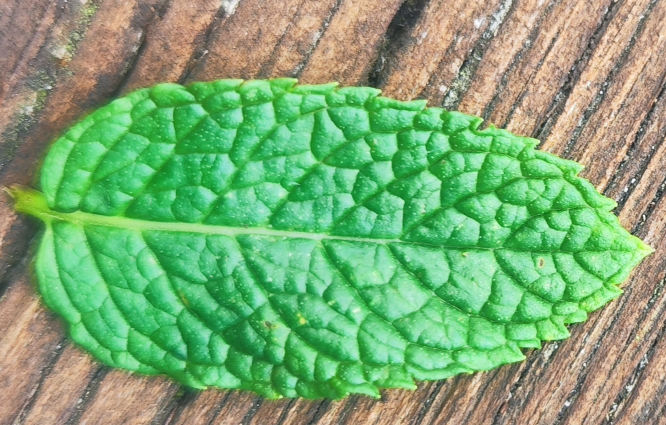
#> input picture Mint.jpg, 1332 x 850 px (shown at 1/2 size)
$ python 01_skeletonize_and_extract_centroids.py   (older library calls are emulated)
#> lines starting #> are read from the running program, lines starting #| are printed output that depends on the picture; after the words box and inside, x2 and y2 are one past the last pixel; in counts of white or black regions, pixels touching at a corner belong together
#!/usr/bin/env python3
"""
Step 1: Leaf Segmentation, Skeletonization, and Centroid/Area Extraction
=======================================================================
Part of the Hands-on Hyperuniformity Laboratory (Mint Leaf Analysis).

This script performs:
  1. Image loading and CIELAB color-space leaf blade segmentation.
  2. Multi-scale Black Top-Hat morphological filtering + Sobel gradient to
     enhance dark groove vein networks into a topographic elevation surface.
  3. Marker-controlled watershed segmentation to partition the lamina into
     watertight photosynthetic areole polygons.
  4. 1-pixel medial axis skeletonization of the vein network.
  5. Geometric centroid localization, area, perimeter, and boundary classification.
  6. Exports:
       - 'figures/fig1_vein_segmentation.png' & '.pdf'
       - 'figures/fig2_areole_polygons.png' & '.pdf'
       - 'areoles_and_centroids.npz' (NumPy archive for subsequent steps)
       - 'areoles_data.csv' (Tabular format for student inspection)
"""

import cv2
import numpy as np
import matplotlib.pyplot as plt
from skimage.feature import peak_local_max
from skimage.segmentation import watershed
from skimage.morphology import skeletonize
from mpl_toolkits.axes_grid1.inset_locator import inset_axes
import os

# Publication styling
plt.rcParams['font.sans-serif'] = 'DejaVu Sans'
plt.rcParams['font.family'] = 'sans-serif'
plt.rcParams['axes.labelsize'] = 11
plt.rcParams['axes.titlesize'] = 12
plt.rcParams['xtick.labelsize'] = 10
plt.rcParams['ytick.labelsize'] = 10
plt.rcParams['legend.fontsize'] = 10

os.makedirs("figures", exist_ok=True)

print("=" * 70)
print("STEP 1: Leaf Segmentation, Skeletonization & Centroid Extraction")
print("=" * 70)

# 1. Load image and compute clean leaf mask
print("\n[1/5] Loading 'Mint.jpg' and computing binary leaf mask...")
if not os.path.exists("Mint.jpg"):
    raise FileNotFoundError("Could not find 'Mint.jpg' in current directory.")

img = cv2.imread('Mint.jpg')
#> img is the input picture: shape (850, 1332, 3); mean B, G, R 116.4, 169.2, 123.6
img_rgb = cv2.cvtColor(img, cv2.COLOR_BGR2RGB)
h, w, _ = img.shape
#> h = 850; w = 1332

lab = cv2.cvtColor(img, cv2.COLOR_BGR2LAB)
#> lab: shape (850, 1332, 3); mean of channels 0, 1, 2 167.5, 105.3, 151.5
L_channel = lab[:, :, 0].astype(np.float32)
a_channel = lab[:, :, 1]

# Binary mask: a* < 120 separates green leaf from ambient wood background
raw_mask = (a_channel < 120).astype(np.uint8) * 255
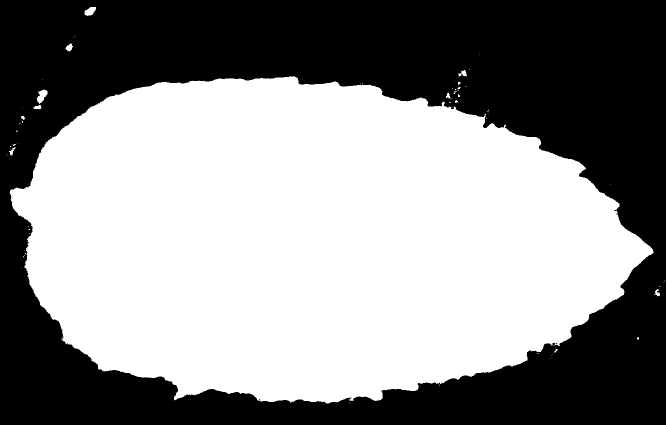
#> raw_mask: shape (850, 1332) (shown at 1/2 size); 55.3% white; 9 black regions (8 under 20 px), largest, box (x1, y1, x2, y2) and area: (0, 0, 1332, 850) 505856
num_labels, labels, stats, _ = cv2.connectedComponentsWithStats(raw_mask)
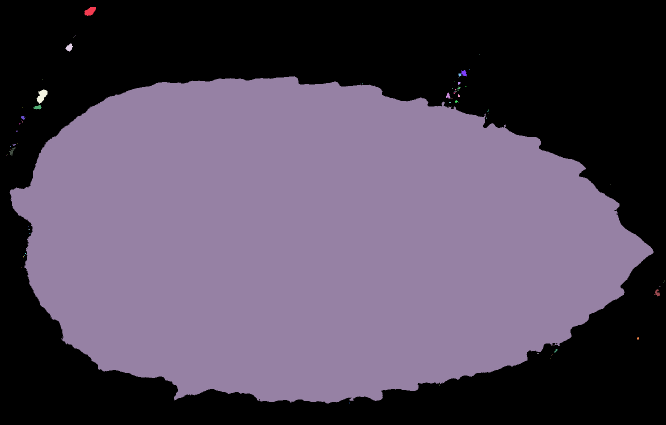
#> labels: shape (850, 1332) int32 (shown at 1/2 size); 71 distinct labels, from 0 to 70; one colour per label, 0 black
#> num_labels = 71; stats = 71 rows, first 6: [0, 0, 1332, 850, 505871], [169, 14, 23, 18, 280], [149, 71, 2, 2, 2], [146, 74, 1, 1, 1], [131, 87, 15, 16, 145], [959, 108, 1, 1, 1]
largest_label = 1 + np.argmax(stats[1:, cv2.CC_STAT_AREA])
#> largest_label = 9
leaf_clean = (labels == largest_label).astype(np.uint8) * 255
#> leaf_clean: shape (850, 1332); 55.2% white; 7 black regions (6 under 20 px)

# Fill interior holes
contours, _ = cv2.findContours(leaf_clean, cv2.RETR_EXTERNAL, cv2.CHAIN_APPROX_SIMPLE)
#> contours = 1 contour; box (x1, y1, x2, y2) and area: (19, 152, 1307, 807) 623116
leaf_mask = np.zeros_like(leaf_clean)
cv2.drawContours(leaf_mask, contours, -1, 255, -1)
#> leaf_mask: shape (850, 1332); 55.2% white; 1 black region, box (x1, y1, x2, y2) and area: (0, 0, 1332, 850) 507406
leaf_bool = leaf_mask > 0
leaf_area_px = int(np.sum(leaf_bool))
#> leaf_area_px = 624794
dist_map = cv2.distanceTransform(leaf_mask, cv2.DIST_L2, 5)

print(f"      Frame size: {w} x {h} px")
#|       Frame size: 1332 x 850 px
print(f"      Segmented leaf area: {leaf_area_px:,} px ({leaf_area_px / (h * w) * 100:.2f}% of total frame)")
#|       Segmented leaf area: 624,794 px (55.18% of total frame)

# 2. Vein contrast enhancement and elevation surface
print("\n[2/5] Enhancing veins via multi-scale Black Top-Hat & Sobel gradient...")
L_smooth = cv2.GaussianBlur(L_channel, (0, 0), 2.2)

# Multi-scale black top hat for dark grooves
bth = np.zeros_like(L_channel)
for k in [7, 11, 15, 21]:
    kernel = cv2.getStructuringElement(cv2.MORPH_ELLIPSE, (k, k))
    bth = np.maximum(bth, cv2.morphologyEx(L_smooth.astype(np.uint8), cv2.MORPH_BLACKHAT, kernel))

grad_x = cv2.Sobel(L_smooth, cv2.CV_32F, 1, 0, ksize=3)
grad_y = cv2.Sobel(L_smooth, cv2.CV_32F, 0, 1, ksize=3)
grad_mag = np.sqrt(grad_x**2 + grad_y**2)

elevation = bth.astype(np.float32) + 0.5 * grad_mag
elevation[~leaf_bool] = elevation.max()

areole_score = L_smooth - 0.8 * bth.astype(np.float32)
valid_region = leaf_bool & (dist_map > 8)
#> valid_region: shape (850, 1332) bool; 52.8% white; 1 black region, box (x1, y1, x2, y2) and area: (0, 0, 1332, 850) 534831

peaks = peak_local_max(areole_score, min_distance=15, labels=valid_region)
#> peaks = 292 pairs, first value 161 to 792, second value 78 to 1290
num_peaks = len(peaks)
#> num_peaks = 292
print(f"      Detected {num_peaks} initial regional seeds for watershed.")
#|       Detected 292 initial regional seeds for watershed.

# 3. Marker-Controlled Watershed Segmentation
print("\n[3/5] Flooding topographic elevation surface (Watershed)...")
markers = np.zeros(L_channel.shape, dtype=np.int32)
for idx, (r, c) in enumerate(peaks, 1):
    markers[r, c] = idx
#> this loop made 292 passes
#> (r, c) on passes 1 to 3: (503, 1290), (539, 1254), (621, 711)
#> markers: shape (850, 1332) int32; 293 distinct labels, from 0 to 292

ws = watershed(elevation, markers, mask=leaf_bool)
#> ws: shape (850, 1332) int32; 293 distinct labels, from 0 to 292

# 4. Extract Vein Skeleton & Polygon Centroids
print("\n[4/5] Computing 1-pixel medial axis skeleton and extracting areole polygons...")
edges = np.zeros_like(leaf_bool, dtype=bool)
for sr, sc in [(-1, 0), (1, 0), (0, -1), (0, 1)]:
    rolled = np.roll(ws, (sr, sc), axis=(0, 1))
    edges |= (ws != rolled) & leaf_bool & np.roll(leaf_bool, (sr, sc), axis=(0, 1))
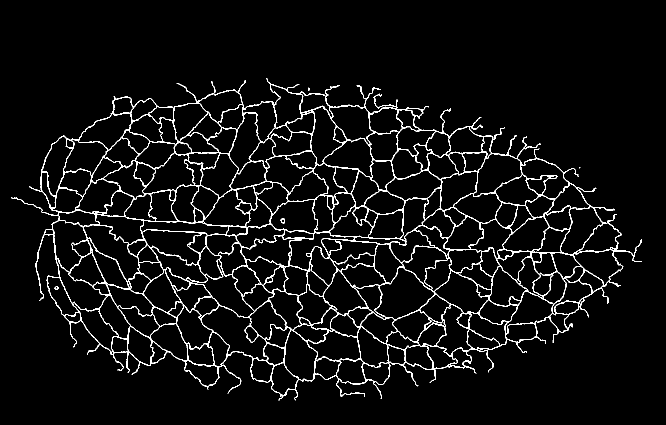
#> edges: shape (850, 1332) bool (shown at 1/2 size); 4.7% white in thin lines or dots, all inside (x1, y1, x2, y2) = (22, 157, 1284, 801)

skel = skeletonize(edges)
#> skel: shape (850, 1332) bool; 2.3% white in thin lines or dots, all inside (x1, y1, x2, y2) = (22, 157, 1283, 800)
total_skel_length = int(np.sum(skel))
#> total_skel_length = 25628

polygon_centroids = []
polygon_areas = []
polygon_perimeters = []
polygon_circularities = []
is_interior = []

leaf_boundary = cv2.Canny(leaf_mask, 100, 200) > 0
#> leaf_boundary: shape (850, 1332) bool; 0.32% white in thin lines or dots, all inside (x1, y1, x2, y2) = (19, 152, 1307, 807)

for idx in range(1, num_peaks + 1):
    pm = (ws == idx)
    area = np.sum(pm)
    if area < 10:
        continue
    ys, xs = np.where(pm)
    cx = float(np.mean(xs))
    cy = float(np.mean(ys))

    # Boundary touch check
    touches = np.any(pm & leaf_boundary)

    # Contour for perimeter
    cnts, _ = cv2.findContours(pm.astype(np.uint8), cv2.RETR_EXTERNAL, cv2.CHAIN_APPROX_SIMPLE)
    peri = cv2.arcLength(cnts[0], True) if len(cnts) > 0 else 0.0
    circ = (4 * np.pi * area) / (peri**2 + 1e-6) if peri > 0 else 0.0

    polygon_centroids.append([cx, cy])
    polygon_areas.append(int(area))
    polygon_perimeters.append(float(peri))
    polygon_circularities.append(float(min(1.0, circ)))
    is_interior.append(not bool(touches))
#> this loop made 292 passes
#> (area, cx, cy, touches, peri, circ) on passes 1 to 3: (1036, 1284.7, 503.6, True, 139.5, 0.669), (2217, 1246.6, 533.4, True, 271.7, 0.377), (1066, 718.1, 630.1, False, 146.4, 0.625)
#> pm: shape (850, 1332) bool; 0.06% white; 1 white region, box (x1, y1, x2, y2) and area: (348, 285, 383, 310) 661
#> after the loop, is_interior = 288 items, first 6: False, False, True, False, False, False; polygon_areas = 288 values, max 7263 at index 58, min 27 at index 202, mean 2169.4; polygon_centroids = 288 pairs, first value 66.8 to 1284.7, second value 163.8 to 791.2; polygon_circularities = 288 values, max 1 at index 93, min 0.172 at index 177, mean 0.532; polygon_perimeters = 288 values, max 643.8 at index 177, min 17.9 at index 202, mean 225.4

polygon_centroids = np.array(polygon_centroids)
polygon_areas = np.array(polygon_areas)
polygon_perimeters = np.array(polygon_perimeters)
polygon_circularities = np.array(polygon_circularities)
is_interior = np.array(is_interior)

N = len(polygon_centroids)
#> N = 288
N_interior = int(np.sum(is_interior))
#> N_interior = 237
N_boundary = N - N_interior
#> N_boundary = 51
eq_diameters = 2.0 * np.sqrt(polygon_areas / np.pi)
#> eq_diameters = 288 values, max 96.16 at index 58, min 5.86 at index 202, mean 49.79

print(f"      Total areole polygons: {N}")
#|       Total areole polygons: 288
print(f"      Interior areoles (unclipped): {N_interior}")
#|       Interior areoles (unclipped): 237
print(f"      Boundary areoles (edge-clipped): {N_boundary}")
#|       Boundary areoles (edge-clipped): 51
print(f"      Vein skeleton cumulative length: {total_skel_length:,} px")
#|       Vein skeleton cumulative length: 25,628 px
print(f"      Mean areole area: {np.mean(polygon_areas):.1f} ± {np.std(polygon_areas):.1f} px² (median: {np.median(polygon_areas):.1f} px²)")
#|       Mean areole area: 2169.4 ± 1347.8 px² (median: 1920.5 px²)

# 5. Save Visualizations & Data Archives
print("\n[5/5] Generating figures and exporting intermediate data archives...")

# --- FIGURE 1: Vein Segmentation ---
fig1, axes1 = plt.subplots(2, 2, figsize=(13, 9))
axes1[0, 0].imshow(img_rgb)
axes1[0, 0].set_title("(a) Original Mint Leaf Photograph", fontweight="bold")
axes1[0, 0].axis("off")

axes1[0, 1].imshow(leaf_mask, cmap="gray")
axes1[0, 1].set_title(f"(b) Segmented Leaf Blade Mask (Area: {leaf_area_px:,} px)", fontweight="bold")
axes1[0, 1].axis("off")

elev_disp = elevation.copy()
elev_disp[~leaf_bool] = 0
axes1[1, 0].imshow(elev_disp, cmap="inferno")
axes1[1, 0].set_title("(c) Multi-Scale Groove & Gradient Elevation Surface", fontweight="bold")
axes1[1, 0].axis("off")

vis_skel = img_rgb.copy()
skel_dilated = cv2.dilate(skel.astype(np.uint8), np.ones((2, 2), np.uint8)) > 0
vis_skel[skel_dilated] = [255, 30, 30]
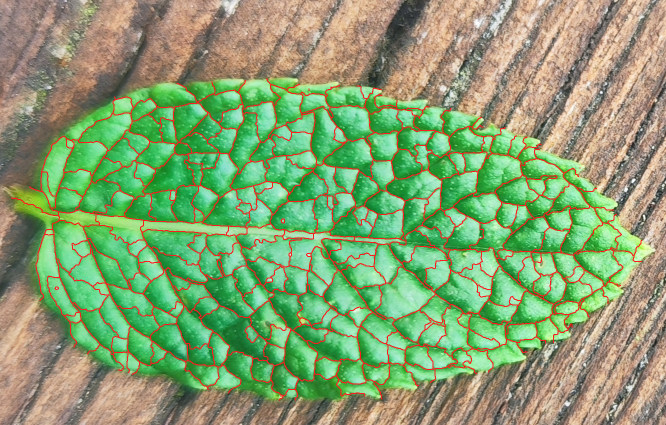
#> vis_skel: shape (850, 1332, 3) (shown at 1/2 size); mean R, G, B 133.5, 161.5, 113.4
axes1[1, 1].imshow(vis_skel)
axes1[1, 1].set_title(f"(d) Skeletonized Vein Network (Length: {total_skel_length:,} px)", fontweight="bold")
axes1[1, 1].axis("off")

plt.tight_layout()
fig1.savefig("figures/fig1_vein_segmentation.png", dpi=300)
fig1.savefig("figures/fig1_vein_segmentation.pdf")
plt.close(fig1)
print("      Saved 'figures/fig1_vein_segmentation.png' and '.pdf'")

# --- FIGURE 2: Areole Polygons & Centroids ---
fig2, axes2 = plt.subplots(1, 2, figsize=(14, 5.8))
rng_colors = np.random.default_rng(101)
poly_colors = rng_colors.uniform(0.3, 0.95, size=(num_peaks + 1, 3))
#> poly_colors = 293 rows, first 8: [0.913, 0.534, 0.81], [0.684, 0.491, 0.9], [0.865, 0.537, 0.933], [0.446, 0.824, 0.743], [0.606, 0.32, 0.882], [0.673, 0.554, 0.531], [0.724, 0.526, 0.63], [0.541, 0.336, 0.463]
colored_polys = np.ones((h, w, 3), dtype=np.float32)
for idx in range(1, num_peaks + 1):
    colored_polys[ws == idx] = poly_colors[idx]
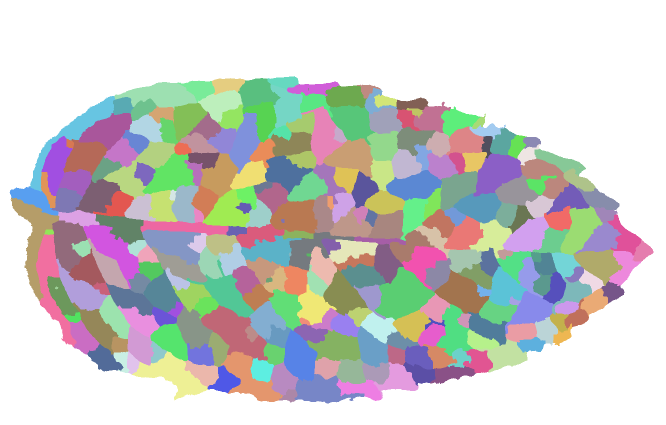
#> colored_polys: shape (850, 1332, 3) float32 (shown at 1/2 size); mean of channels 0, 1, 2 0.782, 0.793, 0.79; drawn as B, G, R
colored_polys[~leaf_bool] = [0.12, 0.12, 0.12]
colored_polys[skel] = [0.0, 0.0, 0.0]

axes2[0].imshow(colored_polys)
axes2[0].plot(polygon_centroids[:, 0], polygon_centroids[:, 1], 'k.', markersize=2.5, alpha=0.8)
axes2[0].set_title(f"(a) Polygonal Areole Partition ({N} Polygons)", fontweight="bold")
axes2[0].axis("off")

vis_cents = img_rgb.copy()
vis_cents[skel_dilated] = [255, 230, 0] # Bright yellow veins
#> vis_cents: shape (850, 1332, 3); mean R, G, B 133.5, 172.2, 111.8
for cx_pt, cy_pt in polygon_centroids:
    cv2.circle(vis_cents, (int(round(cx_pt)), int(round(cy_pt))), 4, (0, 220, 255), -1)
    cv2.circle(vis_cents, (int(round(cx_pt)), int(round(cy_pt))), 1, (0, 0, 0), -1)
#> this loop made 288 passes
#> (cx_pt, cy_pt) on passes 1 to 3: (1284.7, 503.6), (1246.6, 533.4), (718.1, 630.1)
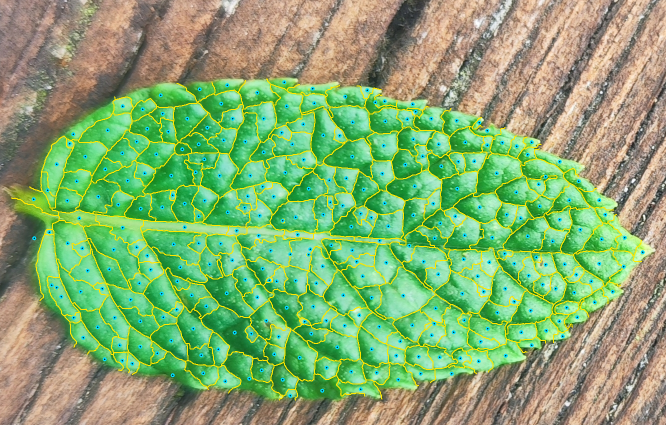
#> vis_cents: shape (850, 1332, 3) (shown at 1/2 size); mean R, G, B 132, 172, 113

rx1, rx2, ry1, ry2 = 520, 760, 260, 460
cv2.rectangle(vis_cents, (rx1, ry1), (rx2, ry2), (255, 255, 255), 2)
#> vis_cents: shape (850, 1332, 3); 0.23% of pixels changed, all inside (x1, y1, x2, y2) = (519, 259, 762, 462)

axes2[1].imshow(vis_cents)
axes2[1].set_title(f"(b) Located Centroids on Mint Leaf (N={N})", fontweight="bold")
axes2[1].axis("off")

ax_ins = inset_axes(axes2[1], width="32%", height="32%", loc="lower right", borderpad=1.2)
ax_ins.imshow(vis_cents[ry1:ry2, rx1:rx2])
ax_ins.set_xticks([])
ax_ins.set_yticks([])
for spine in ax_ins.spines.values():
    spine.set_edgecolor('white')
    spine.set_linewidth(2)
ax_ins.set_title("Close-up Detail", color="white", fontsize=9, pad=3)

fig2.savefig("figures/fig2_areole_polygons.png", dpi=300, bbox_inches="tight")
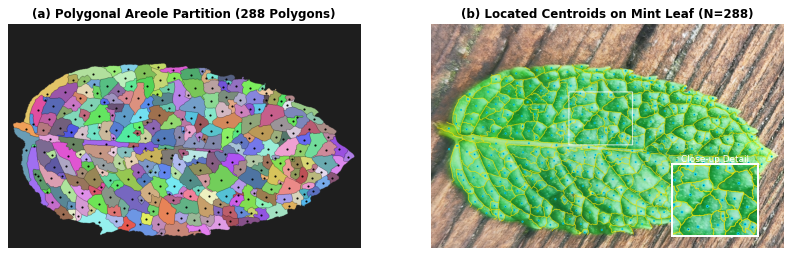
#> figure drawn by matplotlib, 3 panels
fig2.savefig("figures/fig2_areole_polygons.pdf", bbox_inches="tight")
plt.close(fig2)
print("      Saved 'figures/fig2_areole_polygons.png' and '.pdf'")

# Save NumPy archive
np.savez_compressed(
    "areoles_and_centroids.npz",
    centroids=polygon_centroids,
    areas=polygon_areas,
    perimeters=polygon_perimeters,
    circularities=polygon_circularities,
    eq_diameters=eq_diameters,
    is_interior=is_interior,
    leaf_mask=leaf_mask,
    dist_map=dist_map,
    skel=skel,
    leaf_area_px=leaf_area_px,
    h=h,
    w=w
)
print("      Exported 'areoles_and_centroids.npz' (NumPy archive for Steps 2 and 3)")

# Save tabular CSV for student exploration
with open("areoles_data.csv", "w") as f:
    f.write("id,centroid_x,centroid_y,area_px2,perimeter_px,circularity,eq_diameter_px,is_interior\n")
    for i in range(N):
        f.write(f"{i+1},{polygon_centroids[i, 0]:.2f},{polygon_centroids[i, 1]:.2f},"
                f"{polygon_areas[i]},{polygon_perimeters[i]:.2f},{polygon_circularities[i]:.4f},"
                f"{eq_diameters[i]:.2f},{int(is_interior[i])}\n")
print("      Exported 'areoles_data.csv' (Tabular CSV)")

print("\n" + "=" * 70)
print("Step 1 complete! You can now run '02_voronoi_and_network_topology.py'.")
print("=" * 70)
